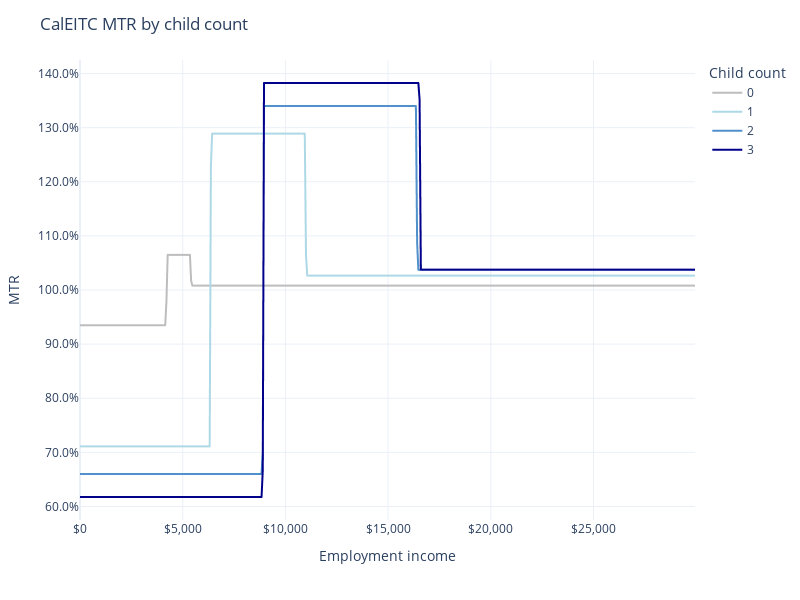

The code cell stored with this chart in its notebook:
### Markdown cell above
## Marginal tax rates

CalEITC imposes both positive and negative marginal tax rates, depending on the taxpayer's income.

### Code cell
df = pd.DataFrame()
df["Employment income"] = simulations[0].calculate("employment_income", 2023)[
    :-1
]
for i in range(4):
    earnings = simulations[i].calculate(
        "employment_income", 2023, map_to="tax_unit"
    )
    ca_eitc = simulations[i].calculate("ca_eitc", 2023)
    mtr = 1 - (ca_eitc[1:] - ca_eitc[:-1]) / (earnings[1:] - earnings[:-1])
    df[f"{i}"] = mtr

px.line(
    df,
    x="Employment income",
    y=df.columns[1:],
    color_discrete_map=COLOR_MAP,
).update_layout(
    title="CalEITC MTR by child count",
    xaxis_title="Employment income",
    xaxis_tickformat="$,.0f",
    yaxis_title="MTR",
    yaxis_tickformat=".1%",
    legend_title="Child count",
    height=600,
    width=800,
    template="plotly_white",
).show()

### Figure 1 — Plotly figure (JSON) as saved in the notebook; plotly's stock layout.template omitted (floating-point values rounded to 4 significant figures; data arrays with more than 128 entries replaced by an {"elided": "..."} marker saying what was removed)
{"data": [{"hovertemplate": "variable=0<br>Employment income=%{x}<br>value=%{y}<extra></extra>", "legendgroup": "0", "line": {"color": "#BDBDBD", "dash": "solid"}, "marker": {"symbol": "circle"}, "mode": "lines", "name": "0", "showlegend": true, "type": "scattergl", "x": {"elided": "499 float values"}, "xaxis": "x", "y": {"elided": "499 float values"}, "yaxis": "y"}, {"hovertemplate": "variable=1<br>Employment income=%{x}<br>value=%{y}<extra></extra>", "legendgroup": "1", "line": {"color": "lightblue", "dash": "solid"}, "marker": {"symbol": "circle"}, "mode": "lines", "name": "1", "showlegend": true, "type": "scattergl", "x": {"elided": "499 float values"}, "xaxis": "x", "y": {"elided": "499 float values"}, "yaxis": "y"}, {"hovertemplate": "variable=2<br>Employment income=%{x}<br>value=%{y}<extra></extra>", "legendgroup": "2", "line": {"color": "#5091cc", "dash": "solid"}, "marker": {"symbol": "circle"}, "mode": "lines", "name": "2", "showlegend": true, "type": "scattergl", "x": {"elided": "499 float values"}, "xaxis": "x", "y": {"elided": "499 float values"}, "yaxis": "y"}, {"hovertemplate": "variable=3<br>Employment income=%{x}<br>value=%{y}<extra></extra>", "legendgroup": "3", "line": {"color": "darkblue", "dash": "solid"}, "marker": {"symbol": "circle"}, "mode": "lines", "name": "3", "showlegend": true, "type": "scattergl", "x": {"elided": "499 float values"}, "xaxis": "x", "y": {"elided": "499 float values"}, "yaxis": "y"}], "layout": {"height": 600, "legend": {"title": {"text": "Child count"}, "tracegroupgap": 0}, "margin": {"t": 60}, "title": {"text": "CalEITC MTR by child count"}, "width": 800, "xaxis": {"anchor": "y", "domain": [0, 1], "tickformat": "$,.0f", "title": {"text": "Employment income"}}, "yaxis": {"anchor": "x", "domain": [0, 1], "tickformat": ".1%", "title": {"text": "MTR"}}}}
